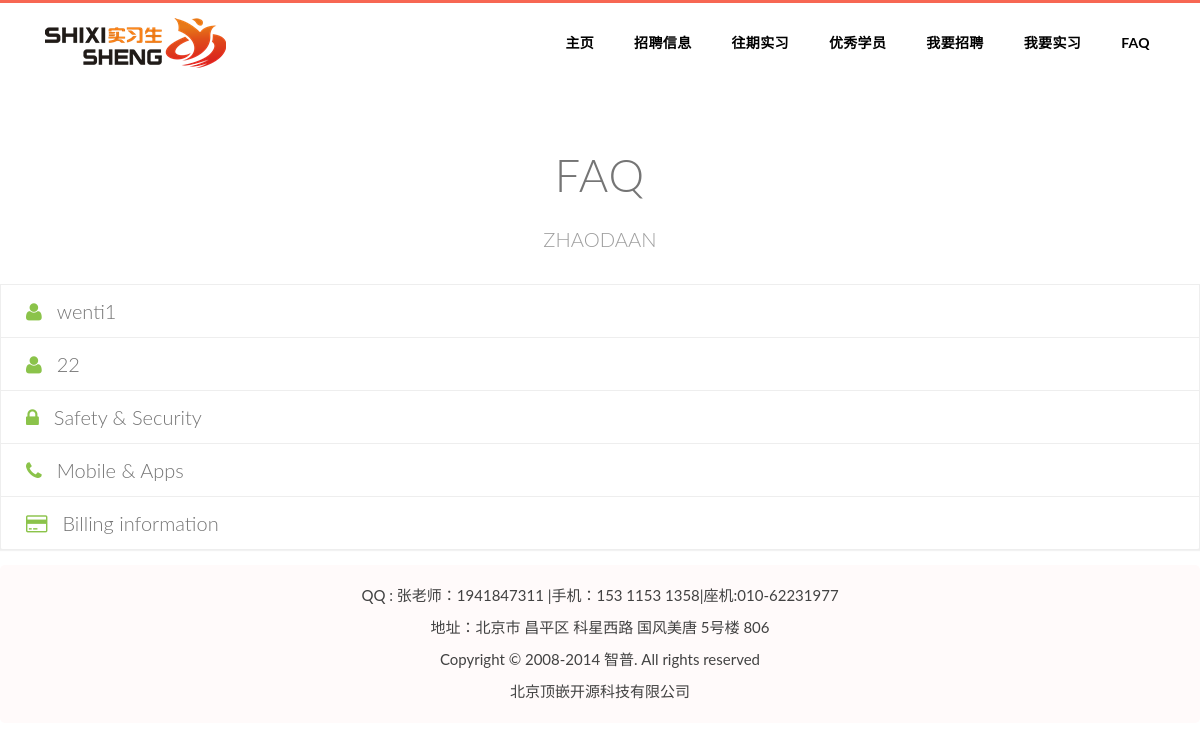
Page /faq on the committed database.
### shixisheng/models.py (models this page shows)
class Text(models.Model):
	category = models.CharField(max_length=30)
	name     = models.CharField(max_length=30)
	intr     = models.TextField(blank=True)

class Problem(models.Model):
	order     = models.CharField(max_length=64,blank=True)
	problem   = models.CharField(max_length=512)
	answer    = models.TextField()

### shixisheng/views.py (the view)
# urls.py: url(r'^faq$', 'shixisheng.views.faq'),
def faq(request):
	d={}
	t=Text.objects.all()
	for i in t:
		d[i.category]=i
	p=Problem.objects.all()
	d["p"]=p
	return TR(request,"FAQ.html",d)

### shixisheng/templates/FAQ.html (shortened to what this page needs)
{% extends "base.html" %}
  {% block css %}
<link href="static/css/allcom/lightGreen-blueGrey-b.css" rel="stylesheet" id="bootstrapTheme">
<link href="static/css/allcom/lightGreen-blueGrey-m.css" rel="stylesheet" id="mainTheme">
{% endblock %}
  {% block content %}
<div style="height:150px"></div>
<h3 class="lg-title">{{navigation_8.name}}</h3>
<p class="subtitle-v2 ">{{navigation_8.intr}}</p>
<div class="panel-group" id="accordion">
  {%for i in p%}
  <div class="panel panel-default"> <a data-toggle="collapse" data-parent="#accordion" href="#{{i.id}}">
    <div class="panel-heading">
      <h4 class="panel-title"><i class="fa fa-user"></i>{{i.problem}}</h4>
    </div>
    </a>
  </div>
  {%endfor%}
  <div class="panel panel-default"> <a data-toggle="collapse" data-parent="#accordion" href="#c2">
    <div class="panel-heading">
      <h4 class="panel-title"><i class="fa fa-lock"></i>Safety & Security</h4>
    </div>
    </a>
  </div>
  <div class="panel panel-default"> <a data-toggle="collapse" data-parent="#accordion" href="#c3">
    <div class="panel-heading">
      <h4 class="panel-title"><i class="fa fa-phone"></i>Mobile & Apps</h4>
    </div>
    </a>
  </div>
  <div class="panel panel-default"> <a data-toggle="collapse" data-parent="#accordion" href="#c5">
    <div class="panel-heading">
      <h4 class="panel-title"><i class="fa fa-credit-card"></i>Billing information</h4>
    </div>
    </a>
  </div>
</div>
{% endblock %}

### shixisheng/templates/base.html (shortened to what this page needs)
<!DOCTYPE HTML>
<html>
<head>
	<link href="/static/css/base/bootstrap.min.css" rel="stylesheet">
    <link href="/static/css/base/animate.min.css" rel="stylesheet">
    <link href="/static/css/base/font-awesome.min.css" rel="stylesheet">
    <link href="/static/css/sty.css" rel="stylesheet">
    {%block css%} {%endblock%}
</head>
<body>
	<div class="nav-head" style="background:#ffffff">
      <nav class="navbar-default" role="navigation" >
        <div class="container">
          <div class="navbar-header">
            <a class="navbar-brand" href="#">
              <div id = "lo" class="logo">
                <img src="/static/images/logo_1.png" class="img-responsive" alt="" />
              </div>
            </a>
          </div>
          <div class="collapse navbar-collapse" id="bs-example-navbar-collapse-1">
            <ul id = 'u' class="nav navbar-nav navbar-right">
              <li class="bt"><a style="color:black;" href="/">{{navigation_1.name}}</a></li>
              <li class="bt"><a style="color:black;" href="/allcompany">{{navigation_2.name}}</a></li>
              <li class="bt"><a style="color:black;" href="/be">{{navigation_3.name}}</a></li>
              <li class="bt"><a style="color:black;" href="/youxiu">{{navigation_5.name}}</a></li>
              <li class="bt"><a style="color:black;" href="/pin.html">{{navigation_6.name}}</a></li>
              <li class="bt"><a style="color:black;" href="/liucheng">{{navigation_7.name}}</a></li>
              <li class="bt"><a style="color:black;" href="/faq">{{navigation_8.name}}</a></li>
            </ul>
          </div>
        </div>
      </nav>
    </div>
    {%block content%} {%endblock%}
    <div style="text-align:center;border-radius:5px 5px 5px 5px;background:#FFFAFA;padding-top:20px;padding-bottom:20px;" >
	  <span>
		  QQ  :  张老师：1941847311  |手机：153 1153 1358|座机:010-62231977 </span></p>
	  <span>  地址：北京市 昌平区 科星西路 国风美唐 5号楼 806
	  </span></p>
	  <span>Copyright © 2008-2014 智普. All rights reserved </span> </p>
	  <span>北京顶嵌开源科技有限公司</span>
</div>
</body>
</html>

### shixisheng/static/css/sty.css (style rules this page uses)
a { color: #888; }
.nav-head { background: rgba(0, 0, 0, 0.5); border-top: 3px solid #F76753; width: 100%; position: absolute; z-index: 1000; }
.nav-head .navbar-default { background: none; border: 0px; margin-bottom: 0px; }
.nav-head .navbar-default .logo img { display: inline; margin: 0; }
.nav-head .navbar-default .navbar-collapse { border: 0; }
.nav-head .navbar-default .navbar-nav > li a { display: block; margin-top: 15px; font-size: 14px; line-height: 25px; letter-spacing: 0.025em; padding: 12px 20px; color: #fff; font-weight: bold; text-transform: uppercase; }

### rows in the picture
Text: name "主页"
Text: name "招聘信息"
Text: name "往期实习"
Text: name "优秀学员"
Text: name "我要招聘"
Text: name "我要实习"
Text: name "FAQ", intr "ZHAODAAN"
Problem: problem "wenti1"
Problem: problem "22"
